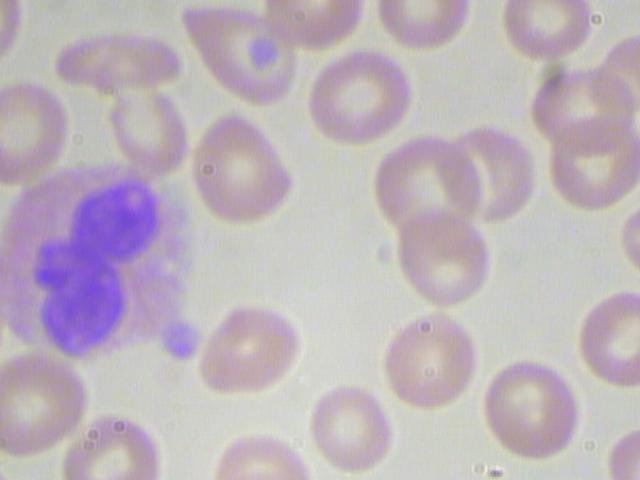
#> input picture blood.jpg, 640 x 480 px
$ python canny.py --input blood.jpg
#> lines starting #> are read from the running program, lines starting #| are printed output that depends on the picture; after the words box and inside, x2 and y2 are one past the last pixel; in counts of white or black regions, pixels touching at a corner belong together
#> further down, src is the input picture: shape (480, 640, 3); mean B, G, R 187.5, 179.4, 189.9
from __future__ import print_function
import cv2 as cv
import numpy as np
import argparse
import random as rng
rng.seed(12345)
def thresh_callback(val):
#> called with val = 100
    threshold = val

    canny_output = cv.Canny(src_gray, threshold, threshold * 2)
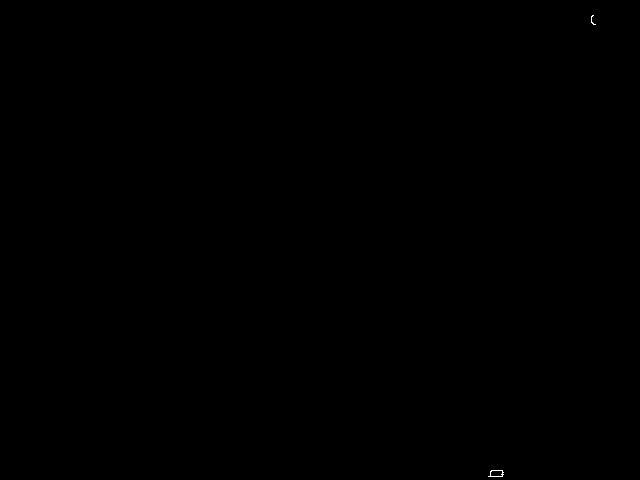
#> canny_output: shape (480, 640); 0.02% white in thin lines or dots, all inside (x1, y1, x2, y2) = (488, 15, 596, 477)
    cv.imshow("canny",canny_output)
    cv.waitKey(0)

    contours, hierarchy = cv.findContours(canny_output, cv.RETR_LIST, cv.CHAIN_APPROX_SIMPLE)
#> contours = 3 contours, 1 with area under 20; largest, box (x1, y1, x2, y2) and area: (488, 470, 504, 477) 74, (490, 470, 503, 477) 68

    centers = [None]*len(contours)
#> centers = 3 items
    radius = [None]*len(contours)
#> radius = 3 items
    for i, c in enumerate(contours):
        centers[i], radius[i] = cv.minEnclosingCircle(c)
#> this loop made 3 passes
#> after the loop, centers = [(496, 473), (495.5, 474), (593.5, 19.5)]; radius = [6.32, 7.76, 4.74]


    drawing = np.zeros((canny_output.shape[0], canny_output.shape[1], 3), dtype=np.uint8)


    for i in range(len(contours)):
        if radius[i] < 20:
            color = (rng.randint(0,256), rng.randint(0,256), rng.randint(0,256))
            cv.circle(drawing, (int(centers[i][0]), int(centers[i][1])), int(radius[i]), color, 2)
#> this loop made 3 passes
#> color on passes 1 to 3: (213, 5, 152), (188, 99, 138), (223, 82, 191)


    cv.imshow('Contours', drawing)

parser = argparse.ArgumentParser(description='Code for Creating Bounding boxes and circles for contours tutorial.')
parser.add_argument('--input', help='Path to input image.', default='stuff.jpg')
args = parser.parse_args()
src = cv.imread(cv.samples.findFile(args.input))
if src is None:
    print('Could not open or find the image:', args.input)
    exit(0)
# Convert image to gray and blur it
src_gray = src
source_window = 'Source'
cv.namedWindow(source_window)
cv.imshow(source_window, src)
max_thresh = 255
thresh = 100 # initial threshold
cv.createTrackbar('Canny thresh:', source_window, thresh, max_thresh, thresh_callback)
thresh_callback(thresh)
cv.waitKey()
